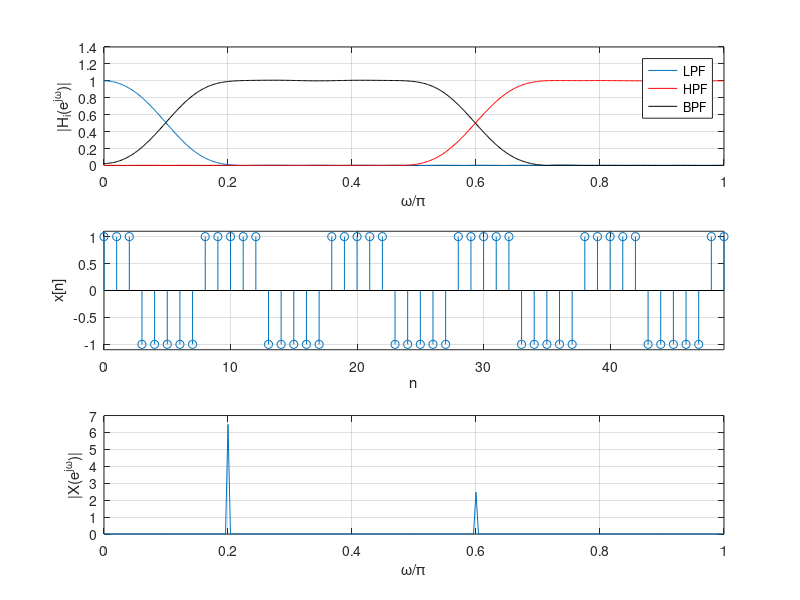
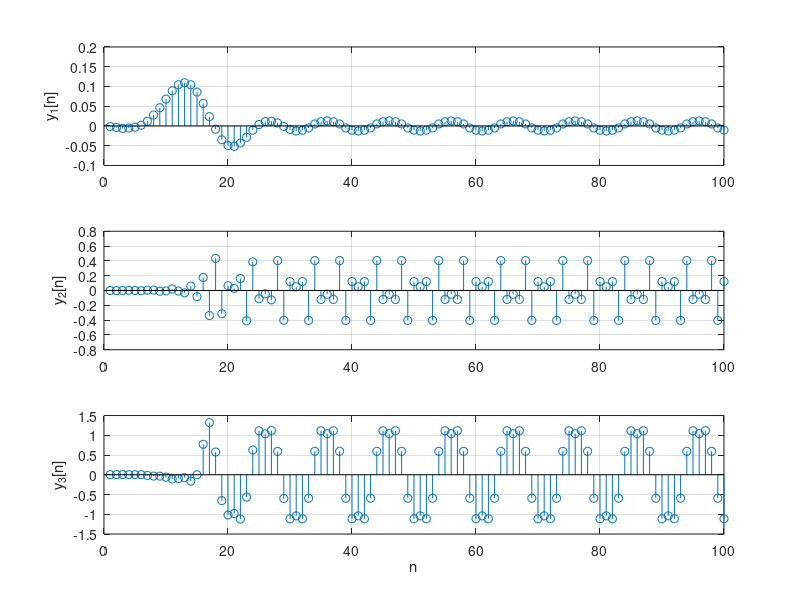
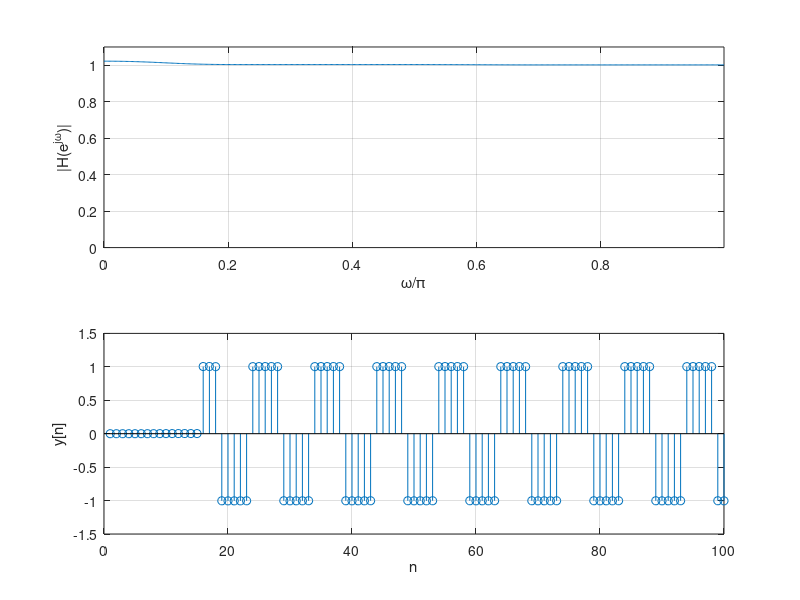

MATLAB code to generate these figures, in order:
%
% Example 10.16
%
% A crude spectral analyzer
% Filtering of a periodic signal
%
clear all; clf
N=500;n=0:N-1; x=cos(0.2*pi*n); x=sign(x); % train of pulses
X=fft(x)/50; X=X(1:250); % approximate DTFT of signal using fft
L=500;w1=0:2*pi/L:pi-2*pi/L;w1=w1/pi; % range of frequencies
h1=fir1(30,0.1); % low-pass filter
h2=fir1(30,0.6,'high'); % high-pass filter
h3=fir1(30,[0.1 0.6]); % band-pass filter
y1=filter(h1,1,x); y2=filter(h2,1,x); y3=filter(h3,1,x); y=y1+y2+y3;
[H1,w]=freqz(h1,1); [H2,w]=freqz(h2,1); [H3,w]=freqz(h3,1); H=H1+H2+H3;
N1=length(h1); n=0:length(h1)-1; n1=0:49;

figure(1)
subplot(311)
plot(w/pi,abs(H1)); grid; hold on
plot(w/pi,abs(H2),'r'); grid; hold on
plot(w/pi,abs(H3),'k'); grid; ylabel('|H_i(e^{j\omega})|'); xlabel('\omega/\pi'); hold off
legend('LPF','HPF','BPF')
subplot(312)
stem(n1,x(1:50)); grid; axis([0 49 1.1*min(x(1:50)) 1.1*max(x(1:50))])
ylabel('x[n]'); xlabel('n')
subplot(313)
plot(w1,abs(X)); grid; ylabel('|X(e^{j\omega})|'); xlabel('\omega/\pi')

figure(2)
subplot(311)
stem(y1(1:100)); grid; ylabel('y_1[n]')
subplot(312)
stem(y2(1:100)); grid; ylabel('y_2[n]')
subplot(313)
stem(y3(1:100)); grid; ylabel('y_3[n]'); xlabel('n')

figure(3)
subplot(211)
plot(w/pi, abs(H));grid;axis([min(w/pi) max(w/pi) 0 1.1]); ylabel('|H(e^{j\omega})|'); xlabel('\omega/\pi')
subplot(212)
stem(y(1:100)); grid; ylabel('y[n]'); xlabel('n')
